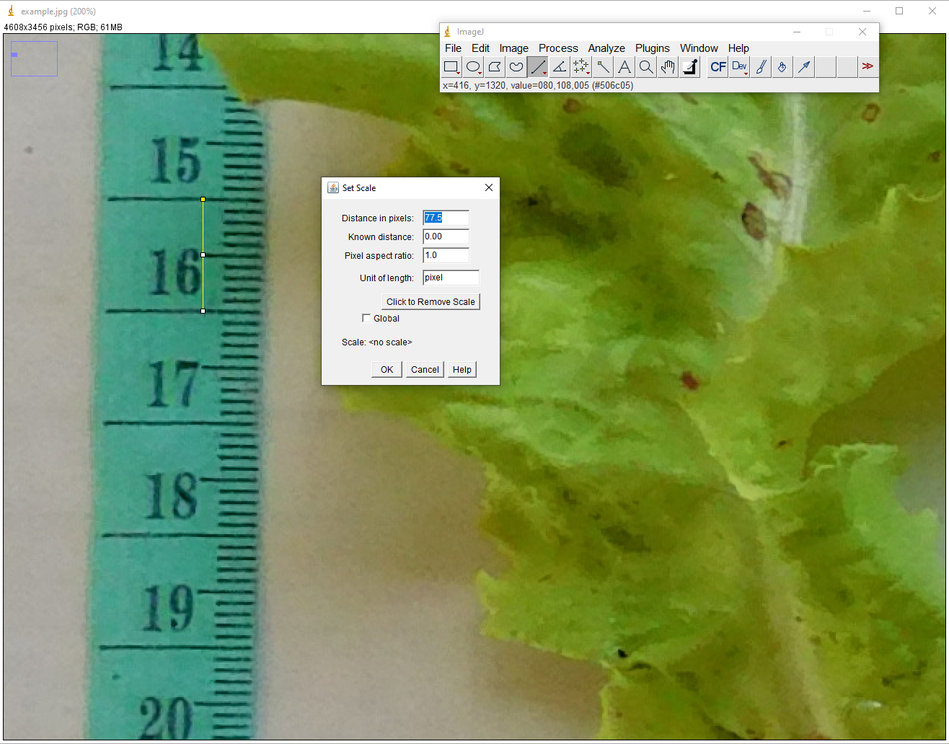
#> input picture images/1.PNG, 949 x 744 px, shrunk from 1316 x 1032 before the run
$ python area_foliar.py
#> lines starting #> are read from the running program, lines starting #| are printed output that depends on the picture; after the words box and inside, x2 and y2 are one past the last pixel; in counts of white or black regions, pixels touching at a corner belong together
#Librerías necesarias
from tkinter import Tk     # from tkinter import Tk for Python 3.x
from tkinter.filedialog import askopenfilename
import numpy as np
import cv2
import matplotlib.pyplot as plt
from IPython.display import display, Markdown

def area_foliar():


    #Abrimos imagen y cambiamos su espacio de color a HSV para una mejor detección
    Tk().withdraw()
    img_src = askopenfilename()
#> the answer given: images/1.PNG
    img = cv2.imread(img_src)
#> img is the input picture: shape (744, 949, 3); mean B, G, R 94.9, 151.3, 129.3
    img = cv2.cvtColor(img, cv2.COLOR_BGR2RGB)
    img_hsv = cv2.cvtColor(img, cv2.COLOR_RGB2HSV)
#> img_hsv: shape (744, 949, 3); mean H, S, V 38.5, 133.1, 152.8

    #Definimos el umbral para el color verde en el espacio HSV
    umbral_bajo = (30,100,0)
    umbral_alto = (55,255,255)

    #Hacemos la máscara y filtramos la imagen original


    mask = cv2.inRange(img_hsv,umbral_bajo,umbral_alto)
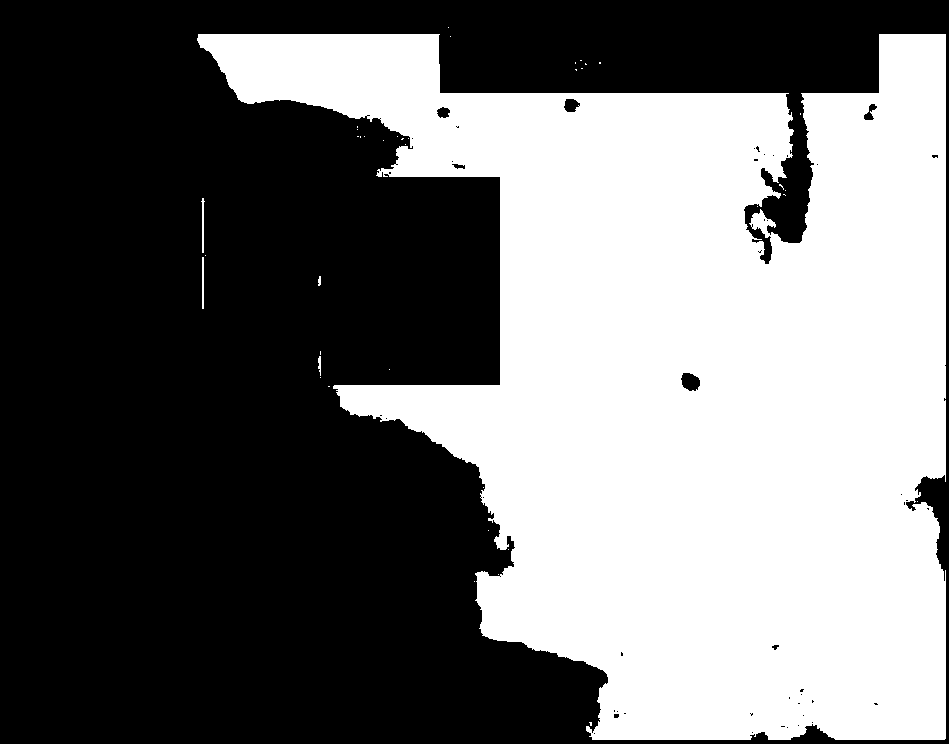
#> mask: shape (744, 949); 44.2% white; 40 white regions (35 under 20 px), largest, box (x1, y1, x2, y2) and area: (197, 34, 946, 740) 311575, (201, 198, 205, 253) 112, (202, 257, 204, 309) 104, (318, 356, 321, 376) 43, (318, 276, 321, 286) 25
    res = cv2.bitwise_and(img,img,mask=mask)
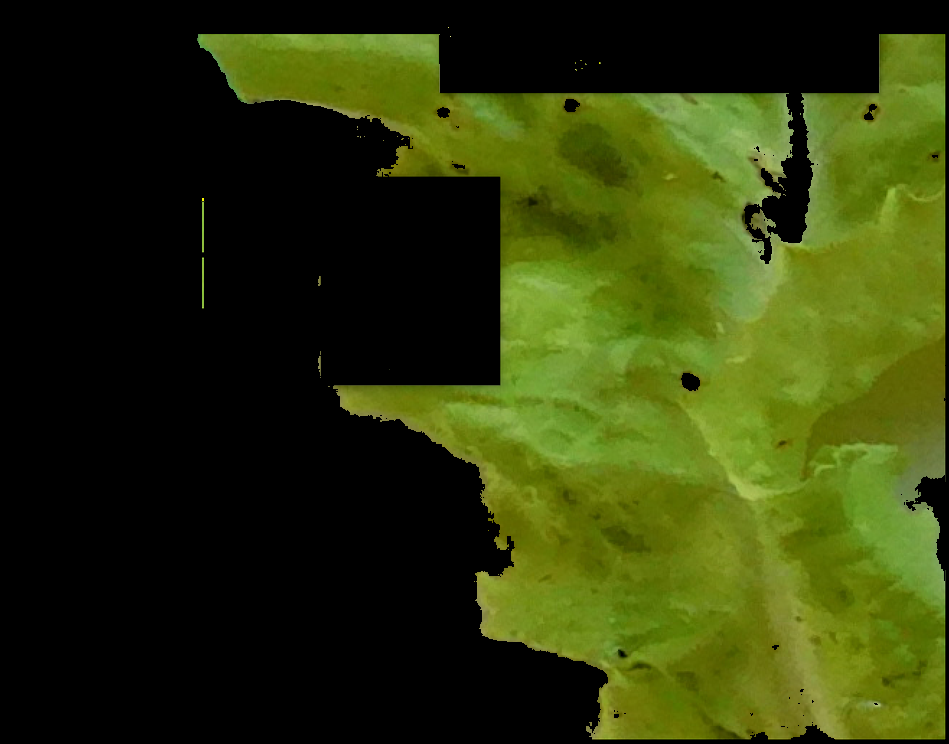
#> res: shape (744, 949, 3); mean R, G, B 46.8, 56.9, 10.5

    plt.xticks([])
#> (this line was passed over: IPython is not available in this run)
    plt.yticks([])
#> (this line was passed over: IPython is not available in this run)
    plt.imshow(mask,cmap='gray')
#> (this line was passed over: IPython is not available in this run)


    ret,thresh = cv2.threshold(mask,127,255,cv2.THRESH_BINARY)
    plt.imshow(thresh, cmap='gray')
#> (this line was passed over: IPython is not available in this run)
    area_px = cv2.countNonZero(thresh)
#> area_px = 311934

    #Se necesitará el dato de ImageJ sobre la escala de pixeles, es decir, cuantos pixeles es un cm en cada imagen.
    set_scale_imageJ = float(input('Ingrese la escala arrojada por ImageJ:' ))
#> the answer given: 3
    set_scale_imageJ = int(np.floor(set_scale_imageJ))
    area_cm = area_px/(set_scale_imageJ**2)
#> area_cm = 34659.3
    area_cm = round(area_cm,2)

    return  print( f"El área en centímetros es: {area_cm} cm2"), plt.show()
#| El área en centímetros es: 34659.33 cm2

area_foliar()
